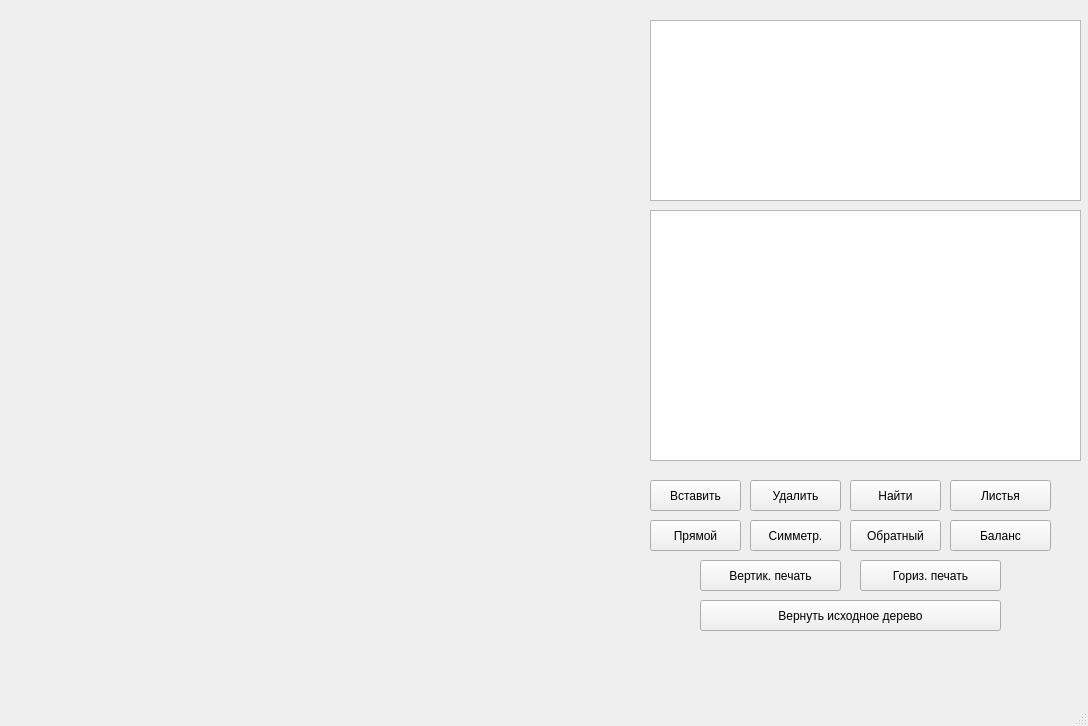
<?xml version="1.0" encoding="UTF-8"?>
<ui version="4.0">
 <class>MainWindow</class>
 <widget class="QMainWindow" name="MainWindow">
  <property name="geometry">
   <rect>
    <x>0</x>
    <y>0</y>
    <width>1088</width>
    <height>726</height>
   </rect>
  </property>
  <property name="windowTitle">
   <string>Лабораторная работа №1. Бинарные деревья</string>
  </property>
  <widget class="QWidget" name="centralwidget">
   <widget class="QTextEdit" name="resultTextEdit">
    <property name="geometry">
     <rect>
      <x>650</x>
      <y>20</y>
      <width>431</width>
      <height>181</height>
     </rect>
    </property>
   </widget>
   <widget class="QTableWidget" name="treeTableWidget">
    <property name="geometry">
     <rect>
      <x>650</x>
      <y>210</y>
      <width>431</width>
      <height>251</height>
     </rect>
    </property>
   </widget>
   <widget class="QPushButton" name="insertButton">
    <property name="geometry">
     <rect>
      <x>650</x>
      <y>480</y>
      <width>91</width>
      <height>31</height>
     </rect>
    </property>
    <property name="text">
     <string>Вставить</string>
    </property>
   </widget>
   <widget class="QPushButton" name="removeButton">
    <property name="geometry">
     <rect>
      <x>750</x>
      <y>480</y>
      <width>91</width>
      <height>31</height>
     </rect>
    </property>
    <property name="text">
     <string>Удалить</string>
    </property>
   </widget>
   <widget class="QPushButton" name="searchButton">
    <property name="geometry">
     <rect>
      <x>850</x>
      <y>480</y>
      <width>91</width>
      <height>31</height>
     </rect>
    </property>
    <property name="text">
     <string>Найти</string>
    </property>
   </widget>
   <widget class="QPushButton" name="leavesButton">
    <property name="geometry">
     <rect>
      <x>950</x>
      <y>480</y>
      <width>101</width>
      <height>31</height>
     </rect>
    </property>
    <property name="text">
     <string>Листья</string>
    </property>
   </widget>
   <widget class="QPushButton" name="preorderButton">
    <property name="geometry">
     <rect>
      <x>650</x>
      <y>520</y>
      <width>91</width>
      <height>31</height>
     </rect>
    </property>
    <property name="text">
     <string>Прямой</string>
    </property>
   </widget>
   <widget class="QPushButton" name="inorderButton">
    <property name="geometry">
     <rect>
      <x>750</x>
      <y>520</y>
      <width>91</width>
      <height>31</height>
     </rect>
    </property>
    <property name="text">
     <string>Симметр.</string>
    </property>
   </widget>
   <widget class="QPushButton" name="postorderButton">
    <property name="geometry">
     <rect>
      <x>850</x>
      <y>520</y>
      <width>91</width>
      <height>31</height>
     </rect>
    </property>
    <property name="text">
     <string>Обратный</string>
    </property>
   </widget>
   <widget class="QPushButton" name="balanceButton">
    <property name="geometry">
     <rect>
      <x>950</x>
      <y>520</y>
      <width>101</width>
      <height>31</height>
     </rect>
    </property>
    <property name="text">
     <string>Баланс</string>
    </property>
   </widget>
   <widget class="QPushButton" name="verticalPrintButton">
    <property name="geometry">
     <rect>
      <x>700</x>
      <y>560</y>
      <width>141</width>
      <height>31</height>
     </rect>
    </property>
    <property name="text">
     <string>Вертик. печать</string>
    </property>
   </widget>
   <widget class="QPushButton" name="horizontalPrintButton">
    <property name="geometry">
     <rect>
      <x>860</x>
      <y>560</y>
      <width>141</width>
      <height>31</height>
     </rect>
    </property>
    <property name="text">
     <string>Гориз. печать</string>
    </property>
   </widget>
   <widget class="QPushButton" name="resetButton">
    <property name="geometry">
     <rect>
      <x>700</x>
      <y>600</y>
      <width>301</width>
      <height>31</height>
     </rect>
    </property>
    <property name="text">
     <string>Вернуть исходное дерево</string>
    </property>
   </widget>
  </widget>
  <widget class="QMenuBar" name="menubar">
   <property name="geometry">
    <rect>
     <x>0</x>
     <y>0</y>
     <width>1088</width>
     <height>21</height>
    </rect>
   </property>
  </widget>
  <widget class="QStatusBar" name="statusbar"/>
 </widget>
 <resources/>
 <connections/>
</ui>
